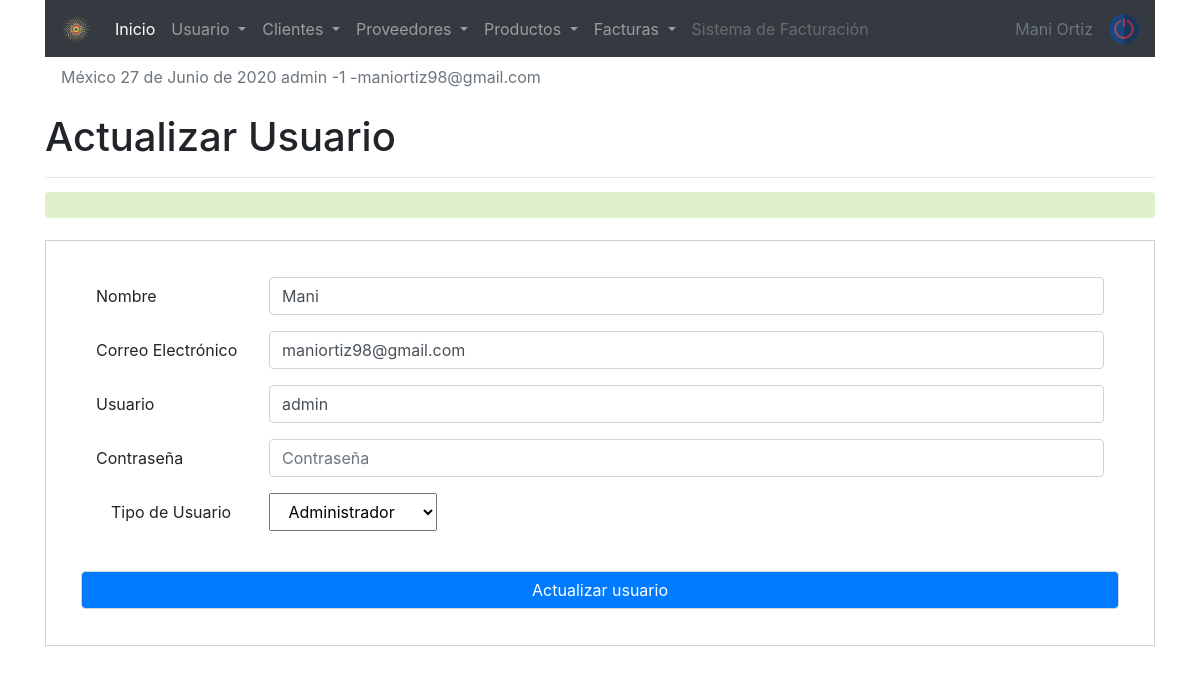
/sistema/editar_usuario.php?id=1 (signed in), run on the app's committed database.
### tables this page shows
CREATE TABLE `usuario` (
  `idusuario` int(11) NOT NULL,
  `nombre` varchar(50) DEFAULT NULL,
  `correo` varchar(100) DEFAULT NULL,
  `usuario` varchar(15) DEFAULT NULL,
  `clave` varchar(100) DEFAULT NULL,
  `rol` int(11) DEFAULT NULL,
  `estatus` int(11) NOT NULL DEFAULT 1
);

CREATE TABLE `rol` (
  `idrol` int(11) NOT NULL,
  `rol` varchar(20) DEFAULT NULL
);

### sistema/editar_usuario.php (the view, shortened to what this page needs)
<?php
include "../conexion.php";
$iduser = $_REQUEST['id'];
$sql = mysqli_query($conection, "SELECT u.idusuario, u.nombre,u.correo,u.usuario, (u.rol) as idrol, (r.rol) as rol
FROM usuario u
INNER JOIN rol r
on u.rol = r.idrol
WHERE idusuario= $iduser and estatus = 1");
$result_sql = mysqli_num_rows($sql);
if($result_sql == 0){
    header('Location: lista_usuarios.php');
}else{
    $option = '';
    while($data  = mysqli_fetch_array($sql)){
        $nombre  = $data['nombre'];
        $correo  = $data['correo'];
        $usuario = $data['usuario'];
        $idrol   = $data['idrol'];
        $rol     = $data['rol'];
        if($idrol == 1){
            $option = '<option value="'.$idrol.'" select>'.$rol.'</option>';
        }elseif ( $idrol == 2 ){
            $option = '<option value="'.$idrol.'" select>'.$rol.'</option>';
        }elseif( $idrol == 3){
            $option = '<option value="'.$idrol.'" select>'.$rol.'</option>';
        }
    }
}
?>
<!doctype html>
<html lang="en">
    <link rel="stylesheet" href="css/style1.css">
  <head>
    <?php include "includes/scripts.php" ?>
  </head>
  <body>
  <?php include "includes/header.php" ?>
<section id="container">
<div class="container">
<div class="form_refister">
    <h1>Actualizar Usuario</h1>
    <hr>
    <div class="alert"><?php echo isset($alert) ? $alert : ''; ?></div>
    <form action="" method="post">
  <div class="form-group row">
    <label for="nombre" class="col-sm-2 col-form-label">Nombre  </label>
    <div class="col-sm-10">
      <input type="text" name="nombre" class="form-control" id="nombre" placeholder="Nombre " value="<?php echo $nombre; ?>">
    </div>
  </div>
  <div class="form-group row">
    <label for="correo" class="col-sm-2 col-form-label">Correo Electrónico  </label>
    <div class="col-sm-10">
      <input type="email" name="correo" class="form-control" id="correo" placeholder="Correo Electrónico " value="<?php echo $correo; ?>">
    </div>
  </div>
  <div class="form-group row">
    <label for="usuario" class="col-sm-2 col-form-label">Usuario </label>
    <div class="col-sm-10">
      <input type="text" name="usuario" class="form-control" id="usuario" placeholder="Usuario " value="<?php echo $usuario; ?>">
    </div>
  </div>
  <div class="form-group row">
    <label for="clave" class="col-sm-2 col-form-label">Contraseña</label>
    <div class="col-sm-10">
      <input type="password" name="clave" class="form-control" id="Clave" placeholder="Contraseña ">
    </div>
  </div>
  <div class="form-group ">
    <label for="rol" class="col-sm-2 col-form-label">Tipo de Usuario</label>
    <select class="col-sm-2 col-form-label notItemOne" name="rol" id="rol">
                                                                                        <?php
                                                                                        echo $option;
                                                                                                ?>
    </select>
    <br><br>
  </div>
  <div>
    <div class="form-group row">
      <input type="submit" value="Actualizar usuario" name="clave" class="form-control  bg-primary text-white" id="Clave" placeholder="Contraseña ">
    </div>
    </div>
  </div>
</div>
</section>
   </body>
</html>

### sistema/css/style1.css (style rules this page uses)
form { margin: auto; padding: 20px 50px; border: 1px solid #d1d1d1; }
.alert { width: 100%; background: rgb(223, 241, 203); bottom: 6px; margin: 20px auto; }
.notItemOne option:first-child { display: none; }

### data on the page
usuario: nombre "Mani", correo "maniortiz98@gmail.com", usuario "admin", rol "Administrador"

### other printed values
fechaC() "27 de Junio de 2020"
$_SESSION['user'] "admin"
$_SESSION['rol'] "1"
$_SESSION['email'] "maniortiz98@gmail.com"
